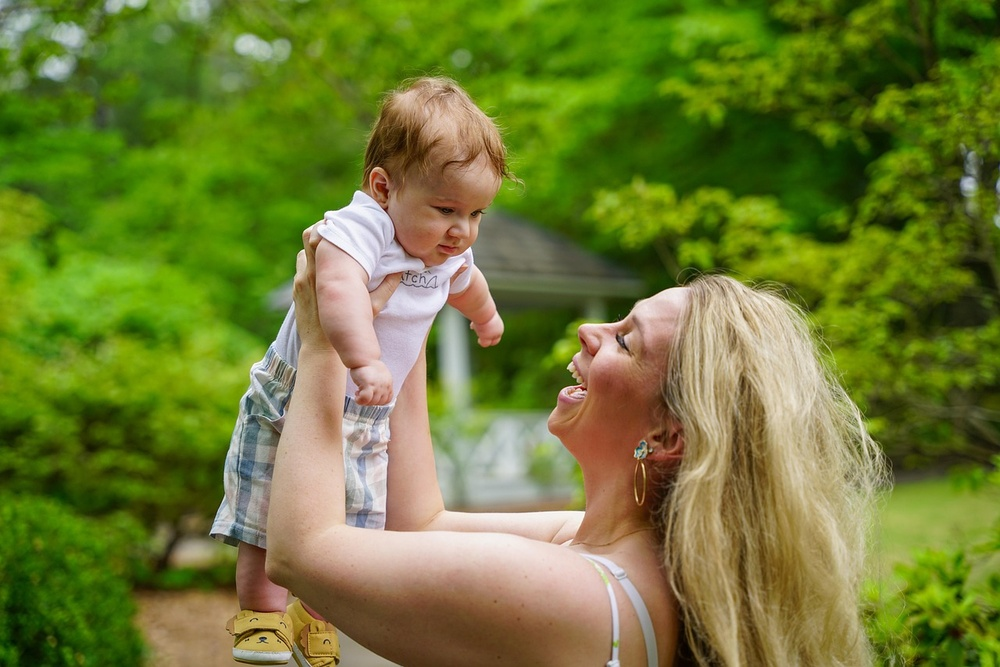
#> input picture image_annotation/mother.jpg, 1000 x 667 px, shrunk from 1280 x 854 before the run
$ python activity1.py
#> lines starting #> are read from the running program, lines starting #| are printed output that depends on the picture
import cv2
import matplotlib.pyplot as plt
#load the image
image_path = 'mother.jpg'
image = cv2.imread(image_path)
#> image is the input picture: shape (667, 1000, 3); mean B, G, R 51.5, 123.4, 110.9
#convert bgr to rgb
image_rgb = cv2.cvtColor(image , cv2.COLOR_BGR2RGB)
#image dimmensions
height, width, _ = image_rgb.shape
#> height = 667; width = 1000
#drawing 2 rectangles
#rectangle 1
rect1_width, rect1_height = 150, 150
top_left1 = (20, 20)
bottom_right1 = (top_left1[0]+ rect1_width, top_left1[1] + rect1_height)
cv2.rectangle(image_rgb, top_left1, bottom_right1, (0, 255, 255), 3)
#rectangle 2
rect2_width, rect2_height = 200, 150
top_left2 = (width - rect2_width - 20, height - rect2_height - 20)
#> top_left2 = (780, 497)
bottom_right2 = (top_left2[0] +rect2_width, top_left2[1] + rect2_height)
#> bottom_right2 = (980, 647)
cv2.rectangle(image_rgb, top_left2, bottom_right2, (255, 0, 255), 3)
#drawing circles at the centre of the rectangles
center1_x = top_left1[0] + rect1_width // 2
center1_y = top_left1[1] + rect1_width // 2
center2_x = top_left2[0] + rect2_width // 2
#> center2_x = 880
center2_y = top_left2[1] +rect2_height // 2
#> center2_y = 572
cv2.circle (image_rgb, (center1_x, center1_y), 15, (0,255,0), -1)
cv2.circle (image_rgb, (center2_x, center2_y), 15, (0,255,0), -1)
#Drawing connecting lines between centers of the rectangles
cv2.line(image_rgb, (center1_x, center1_y),(center2_x, center2_y), (0, 255, 0), 3)
#adding text labels
font = cv2.FONT_HERSHEY_SIMPLEX
cv2.putText(image_rgb, 'region 1', (top_left1[0], top_left1[1] ), font, 0.7, (0, 255, 255), 2, cv2.LINE_AA)
cv2.putText(image_rgb, 'region 2', (top_left2[0], top_left2[1] - 10), font, 0.7, (255, 0, 255), 2, cv2.LINE_AA)
cv2.putText(image_rgb, 'center 1', (center1_x -40, center1_y +40 ), font, 0.6, (0, 255,0), 2, cv2.LINE_AA)
cv2.putText(image_rgb, 'center 2', (center2_x - 40, center2_y + 40), font, 0.6, (0, 0, 255), 2, cv2.LINE_AA)
#adding an arrow representing height
arrow_start = (width- 50 , 20)
#> arrow_start = (950, 20)
arrow_end = (width - 50, height - 20)
#> arrow_end = (950, 647)
#draw arows in two dimensions
cv2.arrowedLine(image_rgb, arrow_start, arrow_end, (255,255,0), 3, tipLength = 0.05)
cv2.arrowedLine(image_rgb, arrow_end, arrow_start, (255,255,0), 3, tipLength = 0.05)
#> image_rgb: shape (667, 1000, 3); mean R, G, B 110.8, 125.1, 53.3
height_label_position = (arrow_start[0] - 150, (arrow_start[1] + arrow_end[1]) // 2)
#> height_label_position = (800, 333)
cv2.putText(image_rgb, f"height : {height} px", height_label_position, font , 0.8, (255, 255, 0), 2, cv2.LINE_AA)
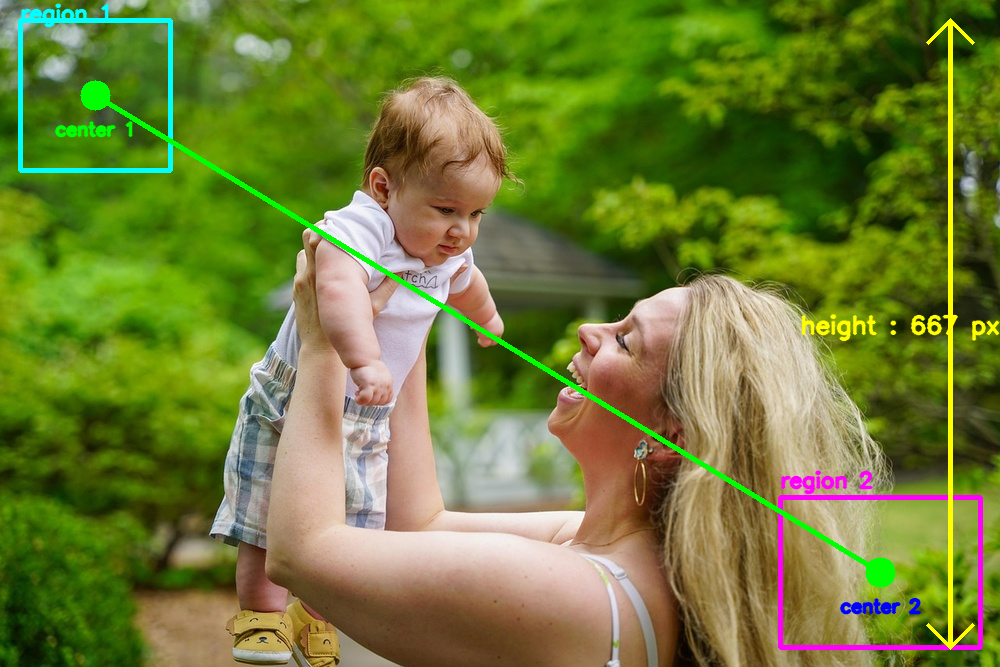
#> image_rgb: shape (667, 1000, 3); mean R, G, B 111.2, 125.4, 53.3
#diplay the annotated image
plt.figure(figsize = (12, 8))
plt.imshow(image_rgb)
plt.title("annotated image with regions, centers and bidirectional height arrow")
plt.axis("off")
plt.show()
